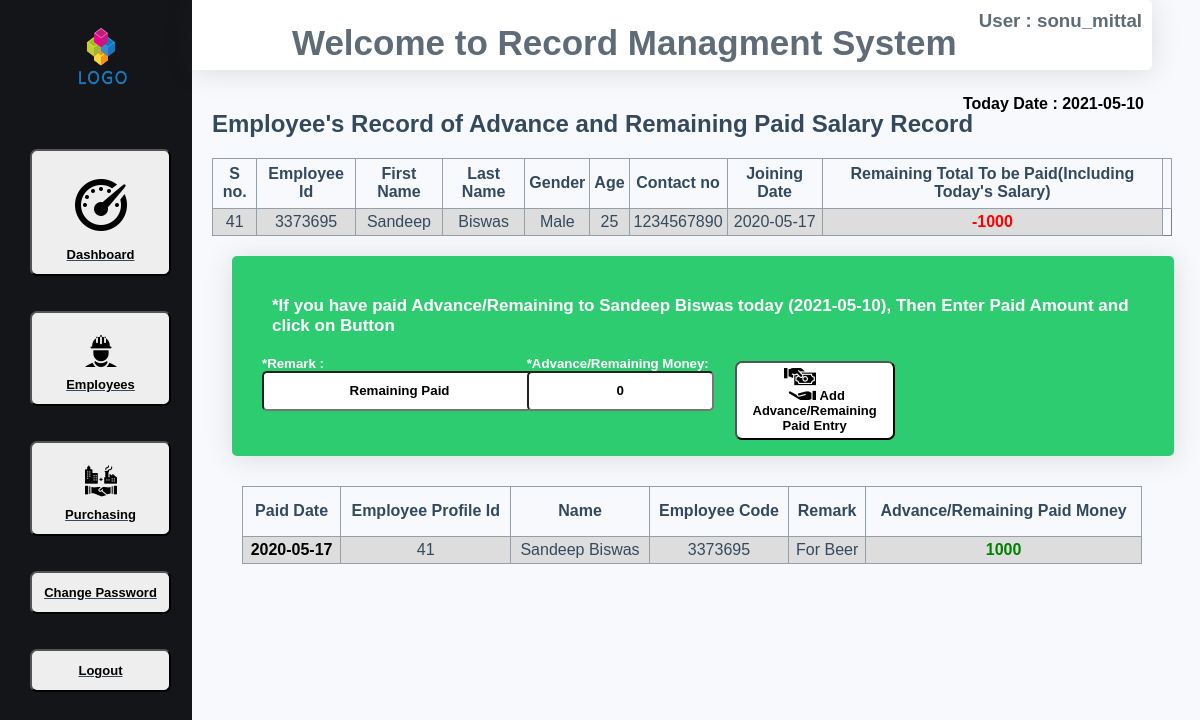
The app's page /admin_index.php?advance_remaining_paid_recored&user=sonu_mittal&attendance_salary_id=41 (signed in) with its own data.
### tables this page shows
CREATE TABLE IF NOT EXISTS `employee_profile` (
  `id` int(11) NOT NULL AUTO_INCREMENT,
  `emp_code` varchar(30) NOT NULL,
  `emp_first_name` varchar(30) NOT NULL,
  `emp_last_name` varchar(30) NOT NULL,
  `gender` varchar(10) NOT NULL,
  `age` varchar(20) NOT NULL,
  `emp_contact_no` varchar(30) NOT NULL,
  `emp_full_address` varchar(50) NOT NULL,
  `experience` varchar(20) NOT NULL,
  `joining_date_time` date NOT NULL,
  PRIMARY KEY (`id`)
);

CREATE TABLE IF NOT EXISTS `employee_advance_remaining_recored` (
  `id` int(11) NOT NULL AUTO_INCREMENT,
  `paid_date` date NOT NULL,
  `employee_profile_s_no_id` varchar(10) NOT NULL,
  `emp_name` varchar(30) NOT NULL,
  `emp_code` varchar(30) NOT NULL,
  `remark` varchar(50) NOT NULL,
  `advance_remainning_paid` varchar(30) NOT NULL,
  PRIMARY KEY (`id`)
);

### attendance_salary_ptable1_for_include.php (the view, shortened to what this page needs)
    <?php
 include_once('connection.php');
    if(!isset($_SESSION['logged'])&&$_SEESION['logged2']!='true')
    {
        echo "<script>window.location.assign('index.php')</script>";
        exit();
    }
    else
    { ?>
    <table border="1" class="show_table" width="83%">
        <tr height="50px">
            <th>
                S no.</th>
            <th>Employee Id</th>
            <th>First Name</th>
            <th>Last Name</th>
            <th>Gender</th>
            <th>Age</th>
            <th>Contact no</th>
            <th>Joining Date</th>
            <th>Remaining Total To be Paid(Including Today's Salary)<th>
        </tr>
        <?php
        $id=$_GET['attendance_salary_id'];
$query="select * from employee_profile where id='$id'";
    $row=mysqli_query($connection,$query);
    $result=mysqli_fetch_array($row);
echo "<tr><td>".$result['0']."</td>";
echo "<td>".$result['1']."</td>";
echo "<td>".$result['2']."</td>";
echo "<td>".$result['3']."</td>";
echo "<td>".$result['4']."</td>";
echo "<td>".$result['5']."</td>";
echo "<td>".$result['6']."</td>";
echo "<td>".$result['9']."</td>";
        $remaining_total=0;
         $advance_remaining_paid_total=0;
     $query="select * from employee_advance_remaining_recored where employee_profile_s_no_id='$id'";
    $row=mysqli_query($connection,$query);
    while($record1=mysqli_fetch_array($row))
    {
        $advance_remaining_paid_total=$advance_remaining_paid_total+$record1['6'];
    }
$remaining_total=$remaining_total-$advance_remaining_paid_total;
            if($remaining_total<0)
       {
echo "<td style='font-weight:800;color:red;'>$remaining_total</td>";
       }
        ?>
    </table>
    <?php } ?>

### advance_remaining_paid_recored.php (shortened to what this page needs)
    <?php
 include_once('connection.php');
    if(!isset($_SESSION['logged'])&&$_SEESION['logged2']!='true')
    {
        echo "<script>window.location.assign('index.php')</script>";
        exit();
    }
    else
    { ?>
<?php
    include_once('attendance_salary_ptable1_for_include.php');
    ?>
<?php
         $id=$_GET['attendance_salary_id'];
         ?>
<div class="time_button" style="background:#2ecc71;height:160px;">
        <?php
echo "<h2 style='font-size:17px;color:#fff;margin:20px;'>*If you have paid Advance/Remaining to $result[2] $result[3] today ($date), Then Enter Paid Amount and click on Button</h2>"
    ?>
        <form action="" method="post" name="logon3" submit="return validate(true)" style="margin:10px;">
            <div style="width:30%;float:left;">
             <h5 style="color:#fff;display:inline-block;margin:0px;padding:0px;">*Remark  : </h5>
            <input type="text" name="remark" placeholder=" Remark for Memory" value="Remaining Paid" maxlength="40" required style='width:275px;border-radius:5px;height:40px;font-weight:700;text-align:center;'>
                </div>
            <div style="width:23%;float:left;">
            <h5 style="color:#fff;display:inline-block;margin:0px;padding:0px;">*Advance/Remaining Money: </h5>
            <input type="text" pattern="\d*" name="advance_remaining" placeholder=" Advance/Remaining" value="0" maxlength="20" required style='border-radius:5px;height:40px;font-weight:700;text-align:center;'>
            </div>
            <button type="submit" name="advance_remaining_paid_button" style="width:160px;margin:5px;padding:5px;float:left;"><img src="images/pay.png" alt="present"> Add Advance/Remaining Paid Entry</button>
        </form>
    </div>
<div class="advance_remining_paid" style="margin:30px;">
<table border="1" class="show_table" width="83%">
        <tr height="50px">
            <th>Paid Date</th>
            <th>Employee Profile Id</th>
            <th>Name</th>
            <th>Employee Code</th>
            <th>Remark</th>
            <th>Advance/Remaining Paid Money</th>
        </tr>
        <?php
$query="select * from employee_advance_remaining_recored where employee_profile_s_no_id
='$id' order by id desc";
    $row=mysqli_query($connection,$query);
    while($result=mysqli_fetch_array($row))
    {
echo "<tr><td style='font-weight:800;color:#000;'>".$result['1']."</td>";
echo "<td>".$result['2']."</td>";
echo "<td>".$result['3']."</td>";
echo "<td>".$result['4']."</td>";
echo "<td>".$result['5']."</td>";
echo "<td style='font-weight:800;color:green;'>".$result['6']."</td></tr>";
        ?>
   <?php } ?>
    </table>
</div>
    <?php } ?>

### css/css.css (style rules this page uses)
body,html { margin: 0; padding: 0; height: 100%; color: #34495e; background:#F8F9FC; font-family: arial, sans-serif; }
table { border-collapse: collapse; width: 100%; }
td, th { border: 1px solid #949faa; text-align: center; padding: 4px; }
tr:nth-child(even) { background-color: #dddddd; }
.nav nav button,section .content button { display: block; text-align: center; padding: 12px; width: 141px; margin: 35px 30px; border-radius: 7px; font-size: 13px; font-weight: 700; background: #fff; }
.time_button { width: 94%; height: 90px; margin: 20px; padding: 20px; background: #c0392b; border-radius: 5px; -webkit-box-shadow: 0 .15rem 1.75rem 0 rgba(58,59,69,.15)!important; box-shadow: 0 .15rem 1.75rem 0 rgba(58,59,69,.15)!important; }
.content .time_button form button { float: left; margin: 18px; padding:10px; font-weight: 700; }
.advance_remining_paid { width: }

### records on screen
employee_profile: id "41", emp_code "3373695", emp_first_name "Sandeep", emp_last_name "Biswas", gender "Male", age "25", emp_contact_no "1234567890", joining_date_time "2020-05-17"
employee_advance_remaining_recored: paid_date "2020-05-17", employee_profile_s_no "41", emp_name "Sandeep Biswas", emp_code "3373695", remark "For Beer", advance_remainning_paid "1000"

### other values on screen
$session_name "sonu_mittal"
$remaining_total "-1000"
